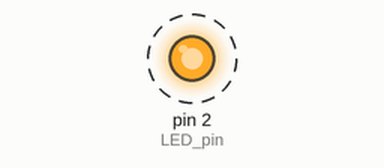
Bench run of a sketch on a simulated Arduino Uno, built with avr-gcc and run on an emulated ATmega328P. Parts: output pins drawn as LEDs (lit = HIGH). Dashed ring = blinking.

Above: at 0.2 s.
Timing chart, 0 to 3.0 s (numbered marks = the images above):
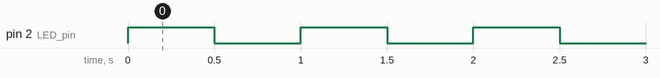

The sketch:

Valve_Test.ino
```cpp
#include <Arduino.h>
int LED_pin = 2;
void setup() {
  pinMode(LED_pin, OUTPUT);

}

void loop() {
  for (int i = 0; i < 20; i++){
    digitalWrite(LED_pin, HIGH);
    delay(500);
    digitalWrite(LED_pin, LOW);
    delay(500);
  }
}
```

Measured:
- by itself, pin 2 (LED_pin): alternates HIGH for 0.50 s and LOW for 0.50 s
